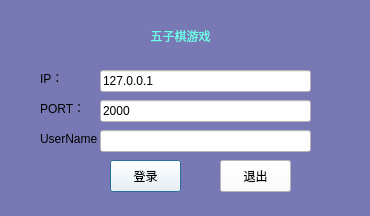
<?xml version="1.0" encoding="UTF-8"?>
<ui version="4.0">
 <class>Dialog</class>
 <widget class="QDialog" name="Dialog">
  <property name="geometry">
   <rect>
    <x>0</x>
    <y>0</y>
    <width>370</width>
    <height>216</height>
   </rect>
  </property>
  <property name="minimumSize">
   <size>
    <width>370</width>
    <height>216</height>
   </size>
  </property>
  <property name="maximumSize">
   <size>
    <width>370</width>
    <height>216</height>
   </size>
  </property>
  <property name="windowTitle">
   <string>五子棋</string>
  </property>
  <property name="styleSheet">
   <string notr="true">background-color: rgb(120, 120, 180);</string>
  </property>
  <widget class="QLabel" name="label">
   <property name="geometry">
    <rect>
     <x>40</x>
     <y>70</y>
     <width>62</width>
     <height>16</height>
    </rect>
   </property>
   <property name="text">
    <string>IP：</string>
   </property>
  </widget>
  <widget class="QLabel" name="label_2">
   <property name="geometry">
    <rect>
     <x>40</x>
     <y>100</y>
     <width>62</width>
     <height>16</height>
    </rect>
   </property>
   <property name="text">
    <string>PORT：</string>
   </property>
  </widget>
  <widget class="QLabel" name="label_3">
   <property name="geometry">
    <rect>
     <x>40</x>
     <y>130</y>
     <width>62</width>
     <height>16</height>
    </rect>
   </property>
   <property name="text">
    <string>UserName：</string>
   </property>
  </widget>
  <widget class="QLineEdit" name="lineEditServer">
   <property name="geometry">
    <rect>
     <x>100</x>
     <y>70</y>
     <width>211</width>
     <height>22</height>
    </rect>
   </property>
   <property name="styleSheet">
    <string notr="true">background-color: rgb(255, 255, 255);</string>
   </property>
   <property name="text">
    <string>127.0.0.1</string>
   </property>
  </widget>
  <widget class="QLineEdit" name="lineEditPort">
   <property name="geometry">
    <rect>
     <x>100</x>
     <y>100</y>
     <width>211</width>
     <height>22</height>
    </rect>
   </property>
   <property name="styleSheet">
    <string notr="true">background-color: rgb(255, 255, 255);</string>
   </property>
   <property name="text">
    <string>2000</string>
   </property>
  </widget>
  <widget class="QLineEdit" name="lineEditUsername">
   <property name="geometry">
    <rect>
     <x>100</x>
     <y>130</y>
     <width>211</width>
     <height>22</height>
    </rect>
   </property>
   <property name="styleSheet">
    <string notr="true">background-color: rgb(255, 255, 255);</string>
   </property>
  </widget>
  <widget class="QPushButton" name="btnLogin">
   <property name="geometry">
    <rect>
     <x>110</x>
     <y>160</y>
     <width>71</width>
     <height>32</height>
    </rect>
   </property>
   <property name="styleSheet">
    <string notr="true">background-color: rgb(255, 255, 255);</string>
   </property>
   <property name="text">
    <string>登录</string>
   </property>
  </widget>
  <widget class="QPushButton" name="btnExit">
   <property name="geometry">
    <rect>
     <x>220</x>
     <y>160</y>
     <width>71</width>
     <height>32</height>
    </rect>
   </property>
   <property name="styleSheet">
    <string notr="true">background-color: rgb(255, 255, 255);</string>
   </property>
   <property name="text">
    <string>退出</string>
   </property>
  </widget>
  <widget class="QLabel" name="label_4">
   <property name="geometry">
    <rect>
     <x>110</x>
     <y>20</y>
     <width>141</width>
     <height>31</height>
    </rect>
   </property>
   <property name="layoutDirection">
    <enum>Qt::LeftToRight</enum>
   </property>
   <property name="styleSheet">
    <string notr="true">font: 14pt &quot;微软雅黑&quot;;
color: rgb(108, 255, 231);</string>
   </property>
   <property name="text">
    <string>五子棋游戏</string>
   </property>
   <property name="alignment">
    <set>Qt::AlignCenter</set>
   </property>
  </widget>
 </widget>
 <resources/>
 <connections/>
</ui>
